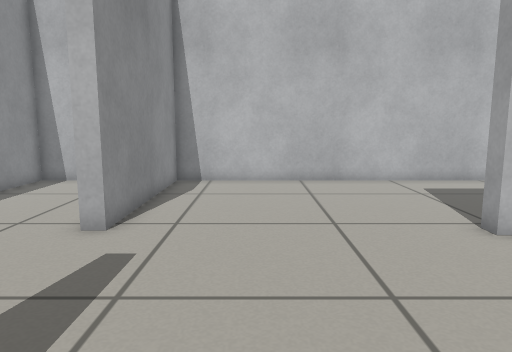
View 1 (above)

16 first-person views from a walk through a Gazebo world. The camera is 0.62 m above the floor, tilts 8° down and sees 70° across. The floor is counted in squares, 0.25 m on a side. Each view is taken from the middle of a square. On the plan, view 1 faces up. The plan holds only what a view shows up to about 20 squares ahead; the rest is blank.

View 2
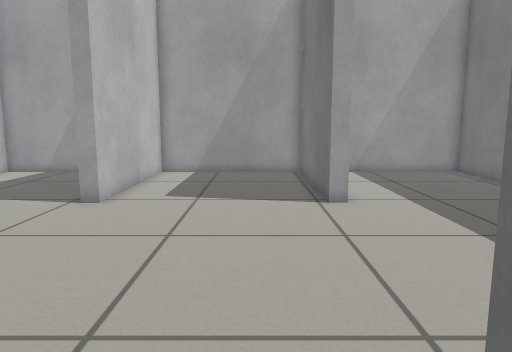

View 3
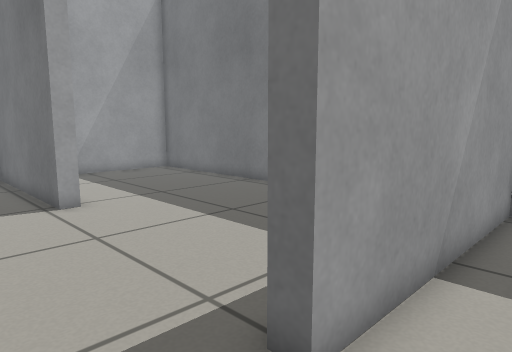

View 4
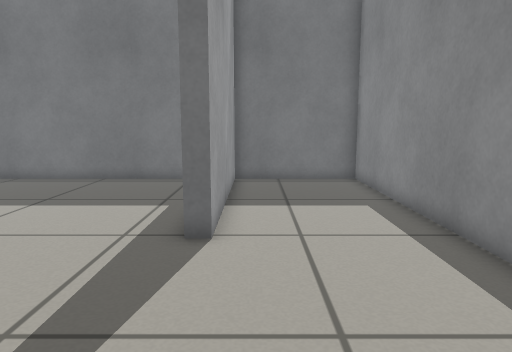

View 5
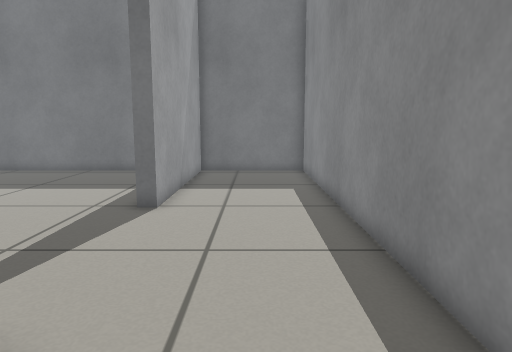

View 6
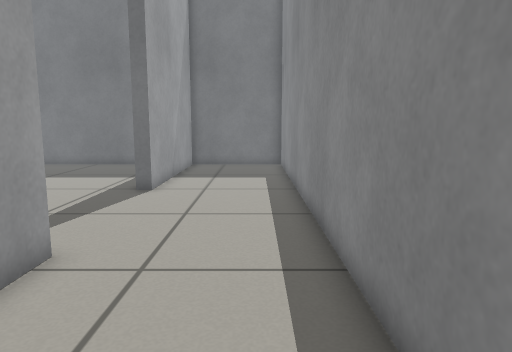

View 7
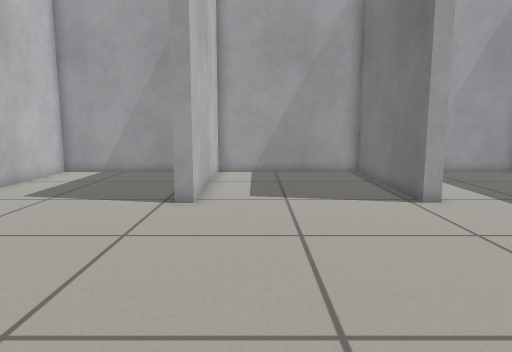

View 8
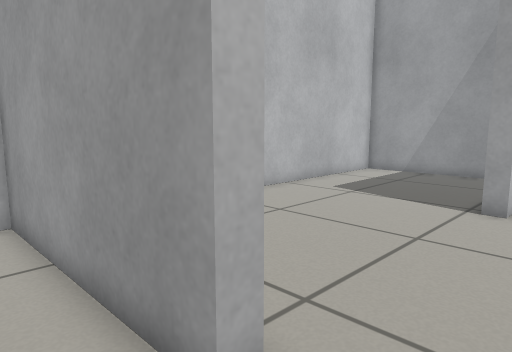

View 9
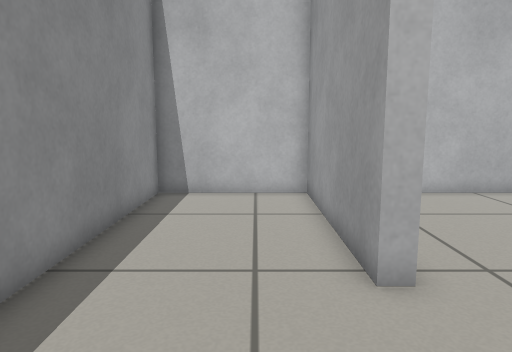

View 10
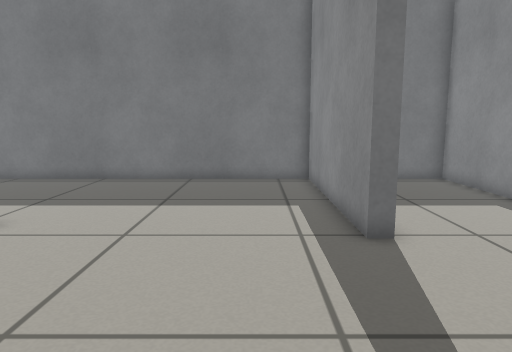

View 11
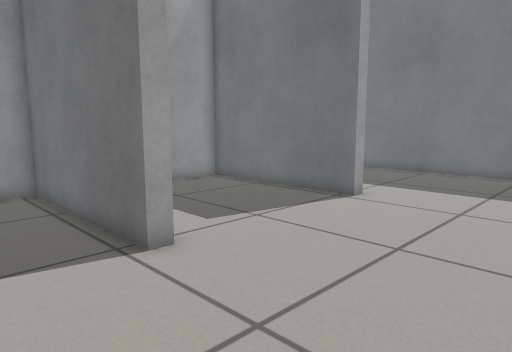

View 12
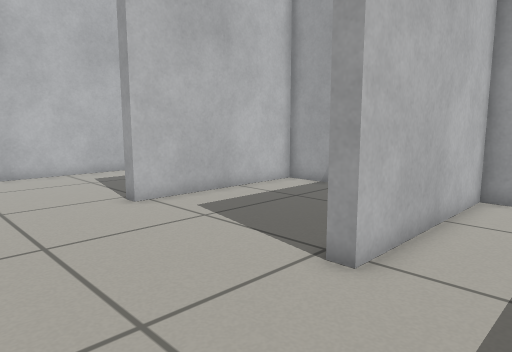

View 13
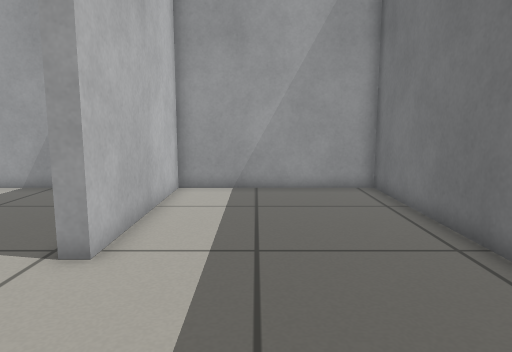

View 14
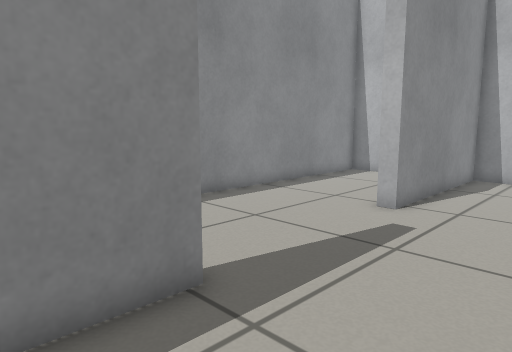

View 15
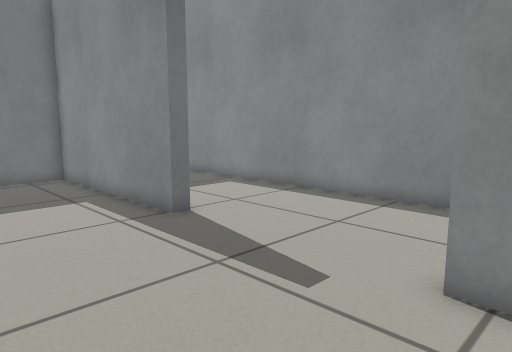

View 16
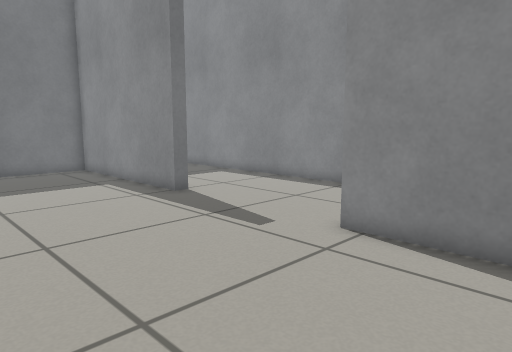

### Floor plan
Points are (right, up) in squares from view 1. A wall is a line through its corners. A room is listed if a view was taken in it or the views show most of it. See-through windows are left out.
Room 1 (views 1, 2, 3, 4, 5, 6, 7, 8, 9, 10, 11, 12, 13, 14, 15, 16)
walls: (-3.4, 1.3) (-3.4, -7.6) (13.2, -7.6) (13.2, 0.1) (5.5, 0.1) (5.5, 0.7) (13.2, 0.7) (13.2, 8) (5.5, 8) (5.5, 8.6) (13.2, 8.6) (13.2, 16.2) (-3.4, 16.2) (-3.4, 8.4) (-4.1, 8.4) (-4.1, 16.2) (-9.6, 16.2) (-9.6, -7.6) (-4.1, -7.6) (-4.1, 1.3) (-3.4, 1.3)

Positions as (right, up) in squares from view 1, and headings:
1: (0, 0), facing up
2: (-6, 3), facing right
3: (-6, 4), facing down-right
4: (-5, 9), facing down
5: (-7, 12), facing down
6: (-8, 15), facing down
7: (-6, 6), facing right
8: (-6, 6), facing up-right
9: (-6, 3), facing up
10: (-1, 9), facing down
11: (-1, 12), facing down-right
12: (0, -3), facing up-right
13: (-1, -3), facing right
14: (1, -2), facing up-left
15: (2, 10), facing down-left
16: (4, 13), facing down-left
